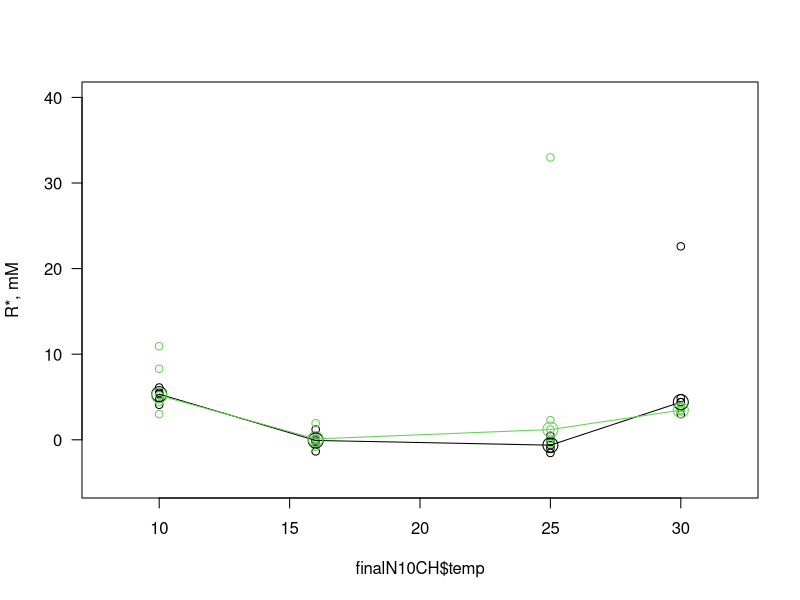

This figure's R source:
library(lubridate)

#### read in data #
nitratedata <- read.csv("data-processed/nitratesamples.csv") ## find out the names of all the files in data-summary, use full.names to get the relative path for each file
Rstar_Augexpt<-read.csv("data-processed/cellcount_Augexpt.csv") #16 and 25 degree experiments
Rstar_Septexpt<-read.csv("data-processed/cellcount_Septexpt.csv") #16 and 25 degree experiments


#### Step 2: make date and time into readable time #### 
#str(Rstar_Augexpt)
Rstar_Augexpt$start_time<-ymd_hms(Rstar_Augexpt$start_time)
Rstar_Septexpt$start_time<-ymd_hms(Rstar_Septexpt$start_time)
nitratedata$date_N_assay<-ymd(nitratedata$date_N_assay)
names(nitratedata)

nitrate25<-subset(nitratedata, temp=="25")
#### subset to data after K is clearly reached ####
finalN10CH<-subset(nitratedata, nitratedata$date_N_assay>"2016-10-12" & temp=="10" & species=="CH")
finalN16CH<-subset(nitratedata, nitratedata$date_N_assay>"2016-09-21" & temp=="16" & species=="CH")
finalN25CH<-subset(nitratedata, nitratedata$date_N_assay>"2016-09-21" & temp=="25" & species=="CH")
finalN30CH<-subset(nitratedata, nitratedata$date_N_assay>"2016-10-12" & temp=="30" & species=="CH")
finalN10TT<-subset(nitratedata, nitratedata$date_N_assay>"2016-10-12" & temp=="10" & species=="TT")
finalN16TT<-subset(nitratedata, nitratedata$date_N_assay>"2016-09-21" & temp=="16" & species=="TT")
finalN25TT<-subset(nitratedata, nitratedata$date_N_assay>"2016-09-21" & temp=="25" & species=="TT")
finalN30TT<-subset(nitratedata, nitratedata$date_N_assay>"2016-10-12" & temp=="30" & species=="TT")

#get means
CHmeanRstar<-c(mean(finalN10CH$nitrate), mean(finalN16CH$nitrate), mean(finalN25CH$nitrate), mean(finalN30CH$nitrate))
TTmeanRstar<-c(mean(finalN10TT$nitrate), mean(finalN16TT$nitrate), mean(finalN25TT$nitrate), mean(finalN30TT$nitrate))
temp=c(10, 16, 25, 30)
CHmedianRstar<-c(median(finalN10CH$nitrate), median(finalN16CH$nitrate), median(finalN25CH$nitrate), median(finalN30CH$nitrate))
TTmedianRstar<-c(median(finalN10TT$nitrate), median(finalN16TT$nitrate), median(finalN25TT$nitrate), median(finalN30TT$nitrate))


par(mfrow=c(1,1))
plot(finalN10CH$nitrate~finalN10CH$temp, xlim=c(8,32), ylim=c(-5, 40), ylab="", las=1)
points(finalN16CH$nitrate~finalN16CH$temp)
points(finalN25CH$nitrate~finalN25CH$temp)
points(finalN30CH$nitrate~finalN30CH$temp)
points(finalN10TT$nitrate~finalN10TT$temp, col=3)
points(finalN16TT$nitrate~finalN16TT$temp, col=3)
points(finalN25TT$nitrate~finalN25TT$temp, col=3)
points(finalN30TT$nitrate~finalN30TT$temp, col=3)
mtext('R*, mM', 2, 3)

#plot means
points(CHmedianRstar~temp, cex=2)
lines(CHmedianRstar~temp)
points(TTmedianRstar~temp, cex=2, col=3)
lines(TTmedianRstar~temp, col=3)

